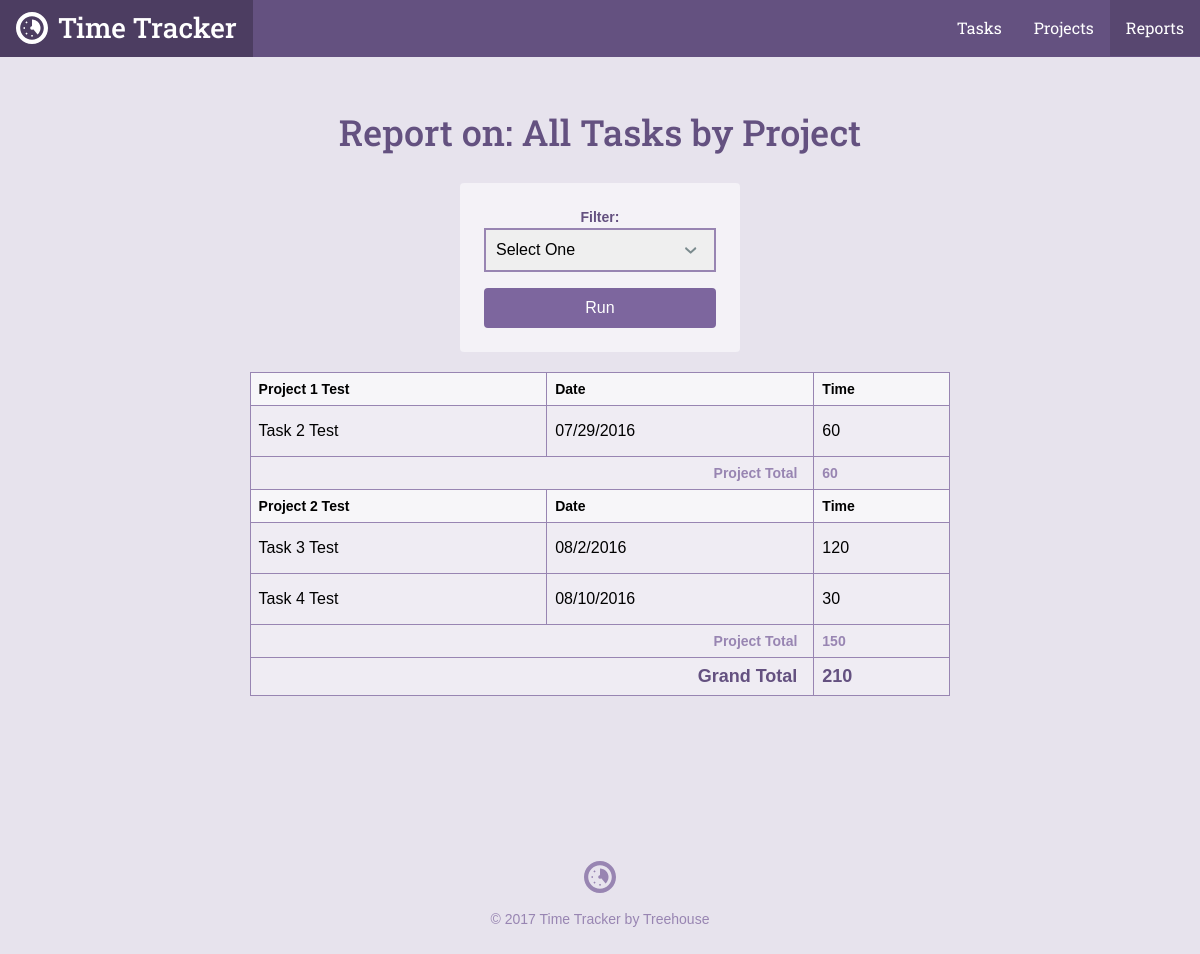
The app's page /reports.php, older data.
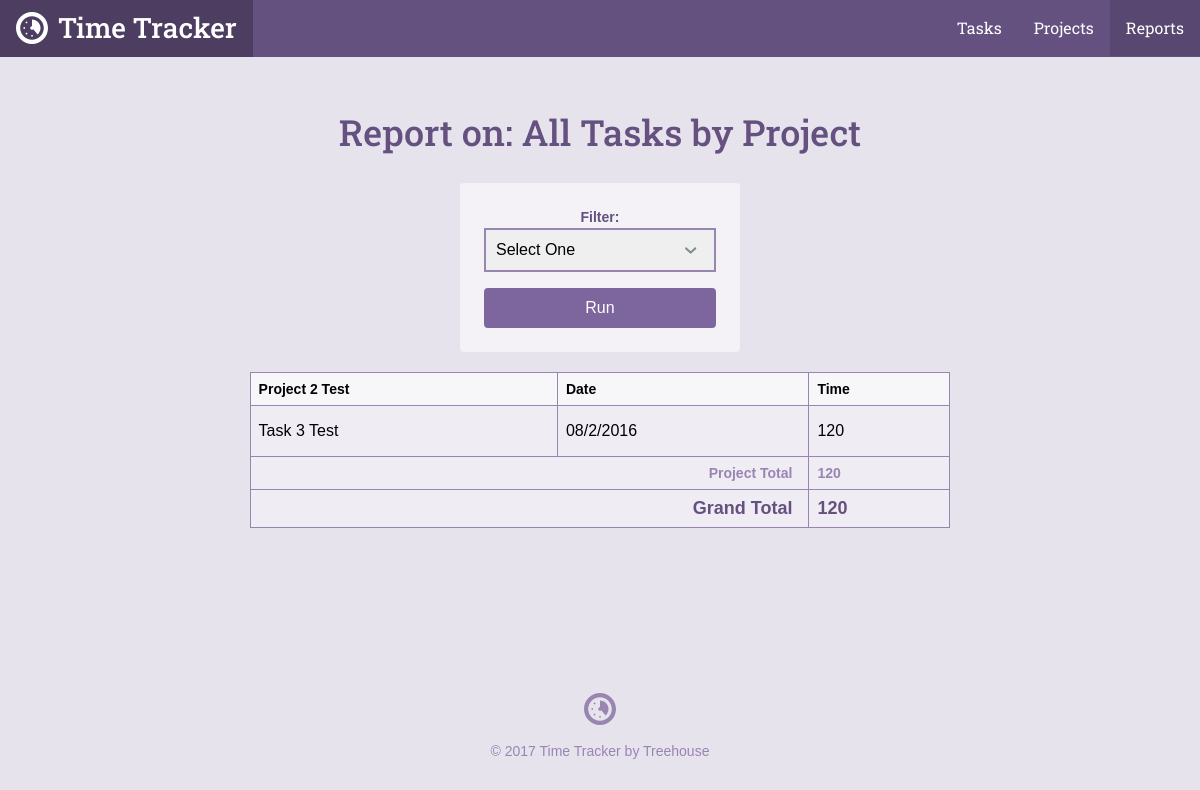
The same page, newer data.
### tables this page shows
CREATE TABLE `tasks` (
	`task_id`	INTEGER PRIMARY KEY AUTOINCREMENT,
	`project_id`	INTEGER,
	`title`	TEXT,
	`date`	INTEGER NOT NULL,
	`time`	TEXT NOT NULL
);

CREATE TABLE `projects` (
	`project_id`	INTEGER PRIMARY KEY AUTOINCREMENT,
	`title`	TEXT NOT NULL,
	`category`	TEXT NOT NULL
);

### inc/functions.php (called while the page is built, shortened)
<?php
function get_task_list($filter = null){
	include 'connection.php';
	$sql = "SELECT tasks.*,projects.title AS project FROM tasks INNER JOIN projects ON projects.project_id = tasks.project_id";
	$where = '';
	$orderBy = ' ORDER BY date DESC';
	if($filter){
		$orderBy = ' ORDER BY projects.title ASC, date DESC';
	}
	try{
		$results = $db->prepare($sql . $where . $orderBy);
		$results->execute();
	}catch(Exception $e){
		echo "Error: " . $e->getMessage() . "</br>";
		return array();
	}
	return $results->fetchAll(PDO::FETCH_ASSOC);
}

### reports.php (the view, shortened to what this page needs)
<?php
require 'inc/functions.php';
$page = "reports";
$filter = 'all';
include 'inc/header.php';
?>
<div class="col-container page-container">
    <div class="col col-70-md col-60-lg col-center">
        <div class="col-container">
            <h1 class='actions-header'>Report on:
            <?php
            if(!is_array($filter)){
                echo "All Tasks by Project";
            }
            ?>
            </h1>
            <form class="form-container form-report" action="reports.php" method="get">
            <label for="filter">Filter: </label>
            <select id="filter" name="filter">
                <option value="">Select One</option>
            </select>
            <input class="button" type="submit" value="Run"/>
            </form>
        </div>
        <div class="section page">
            <div class="wrapper">
                <table>
                <?php
               $total = $project_id = $project_total =  0;
                $tasks = get_task_list($filter);
                   foreach(get_task_list($filter) as $item){
                       if($project_id != $item['project_id']){
                            $project_id = $item['project_id'];
                            echo "<thead> \n";
                            echo "<tr> \n";
                            echo "<th> " . $item['project'] . " </th> \n";
                            echo "<th> Date </th> \n";
                            echo "<th> Time </th> \n";
                            echo "</tr> \n";
                            echo "</thead> \n";
                       }
                        $project_total += $item['time'];
                        $total += $item['time'];
                        echo "<tr>\n";
                        echo '<td>' . $item['title'] . "</td>\n";
                        echo '<td>' . $item['date'] . "</td>\n";
                        echo '<td>' . $item['time'] . "</td>\n";
                        if(next($tasks)['project_id'] != $item['project_id']){
                                echo "<tr> \n";
                                echo "<th class='project-total-label' colspan='2'>Project Total </th>";
                                echo "<th class='project-total-number'> $project_total </th> \n";
                                echo "</tr> \n";
                                $project_total = 0;
                        }
                        echo "</tr>\n";
                    }
                ?>
                    <tr>
                        <th class='grand-total-label' colspan='2'>Grand Total</th>
                        <th class='grand-total-number'><?php echo $total; ?></th>
                    </tr>
                </table>
            </div>
        </div>
    </div>
</div>
<?php include "inc/footer.php"; ?>

### inc/header.php (shortened to what this page needs)
<html>
<head>
	<link rel="stylesheet" href="css/style.css" type="text/css">
</head>
<body>
	<header class="header">
    <div class="col-container">
  		<h1>
        <a class="logo" href="./">
          <svg viewbox="0 0 64 64" class="logo-icon"><use xlink:href="#logo_icon"></use></svg>
          <span class="logo-name">Time Tracker</span>
        </a>
      </h1>
  		<ul class="nav">
        <li class="nav-item tasks<?php if ($page == "tasks") { echo " on"; } ?>"><a class="nav-link" href="task_list.php">Tasks</a></li>
        <li class="nav-item projects<?php if ($page == "projects") { echo " on"; } ?>"><a class="nav-link" href="project_list.php">Projects</a></li>
        <li class="nav-item reports<?php if ($page == "reports") { echo " on"; } ?>"><a class="nav-link" href="reports.php">Reports</a></li>
      </ul>
    </div>
  </header>
	<div id="content">

### inc/footer.php
</div>
	<footer class="footer">
    <div class="col-container">
      <svg viewbox="0 0 64 64" class="logo-icon"><use xlink:href="#logo_icon"></use></svg>
  		<p class="footer-copy">&copy; <?php echo date("Y"); ?> Time Tracker by Treehouse</p>
    </div>
	</footer>
</body>
</html>

Row changes from the older to the newer data that the page shows:
removed tasks: project.title "Project 1 Test", title "Task 2 Test", date "07/29/2016", time "60", project_total "60"
removed tasks: title "Task 4 Test", date "08/10/2016", time "30", project_total "150"
shown differently, row unchanged: tasks "Task 3 Test": project_total (not shown) → "120"
Text that changed along with them:
$total: "210" → "120"
